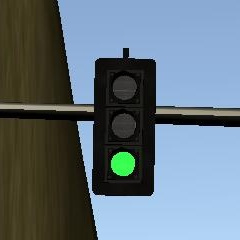
#> input picture training_data_simulator/test_cases/green-cut.jpg, 240 x 240 px; its folder holds only this picture in this run
$ jupyter execute --allow-errors classificator-opencv.ipynb   (shell and % lines are left out)
#> lines starting #> are read from the running program, lines starting #| are printed output that depends on the picture; after the words box and inside, x2 and y2 are one past the last pixel; in counts of white or black regions, pixels touching at a corner belong together
[cell 1]
#importing some useful packages
import matplotlib.pyplot as plt
import matplotlib.image as mpimg
import numpy as np
import cv2

# Image examples

[cell 2]
import glob

images = glob.glob('./training_data_simulator/test_cases/*-cut.jpg')

idx = 0
f, ax = plt.subplots(1,5, figsize=(10, 4))
f.tight_layout()

for fname in images:
    img = cv2.imread(fname)
#> img is the input picture: shape (240, 240, 3); mean B, G, R 126.2, 115.6, 99.7
    ax[idx].imshow(cv2.cvtColor(img, cv2.COLOR_BGR2RGB))
    idx += 1

plt.show()

# Use HSV color space

Traffic light has following properties that can simplify detection:
- It has high intensity (160..255)
- It has high saturation(160..250)
- It has one of three possible hue values:
    - Red - -20 to 20  on scale 0 to 360
    - Yellow - 40 to 80
    - Green - 110 to 150

[cell 3]
def get_is_mask(s_channel, v_channel):
    intensity_mask = cv2.inRange(v_channel, 160, 255)
    saturation_mask = cv2.inRange(s_channel, 160, 255)
    return (intensity_mask & saturation_mask), intensity_mask, saturation_mask

def get_red_mask(h_channel):
    red_lower_mask = cv2.inRange(h_channel, 0, 10)
    red_upper_mask = cv2.inRange(h_channel, 170, 180)
    return red_lower_mask | red_upper_mask

def get_yellow_mask(h_channel):
    mask = cv2.inRange(h_channel, 20, 40)
    return mask

def get_green_mask(h_channel):
    mask = cv2.inRange(h_channel, 55, 75)
    return mask


idx = 0
f, ax = plt.subplots(5,7, figsize=(12, 10))
f.tight_layout()

images = glob.glob('./training_data_simulator/test_cases/*-cut.jpg')

for fname in images:
    img = cv2.imread(fname)
    ax[idx, 0].imshow(cv2.cvtColor(img, cv2.COLOR_BGR2RGB))

    hsv_img = cv2.cvtColor(img, cv2.COLOR_BGR2HSV)
#> hsv_img: shape (240, 240, 3); mean H, S, V 70.6, 99.5, 136.9
    h = hsv_img[:,:,0]
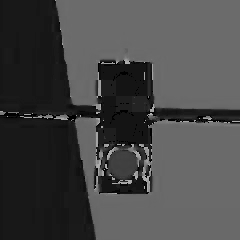
#> h: shape (240, 240); min 0, max 177, mean 70.6
    s = hsv_img[:,:,1]
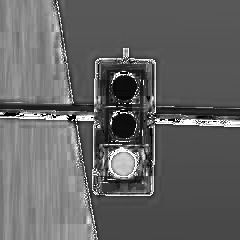
#> s: shape (240, 240); min 0, max 255, mean 99.5
    v = hsv_img[:,:,2]
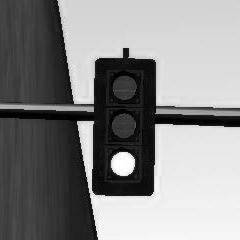
#> v: shape (240, 240); min 0, max 255, mean 136.9

    is_mask,intensity_mask, saturation_mask = get_is_mask(s,v)
#> in get_is_mask, `intensity_mask = cv2.inRange(v_channel, 160, 255)`:
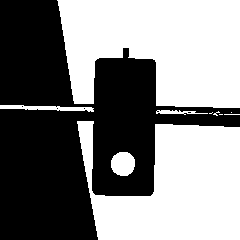
#> intensity_mask: shape (240, 240); 51.6% white; 5 black regions (4 under 20 px), largest, box (x1, y1, x2, y2) and area: (0, 0, 240, 240) 27888
#> in get_is_mask, `saturation_mask = cv2.inRange(s_channel, 160, 255)`: saturation_mask: shape (240, 240); 5.7% white; 219 white regions (197 under 20 px), largest, box (x1, y1, x2, y2) and area: (108, 147, 139, 178) 636, (155, 118, 240, 127) 400, (0, 112, 69, 120) 241
#> is_mask: shape (240, 240); 0.66% white; 1 white region, box (x1, y1, x2, y2) and area: (112, 152, 134, 176) 381
    red_mask = get_red_mask(h)
#> in get_red_mask, `red_lower_mask = cv2.inRange(h_channel, 0, 10)`: red_lower_mask: shape (240, 240); 1.4% white in thin lines or dots, all inside (x1, y1, x2, y2) = (0, 22, 240, 194)
#> in get_red_mask, `red_upper_mask = cv2.inRange(h_channel, 170, 180)`: red_upper_mask: shape (240, 240); 0.38% white in thin lines or dots, all inside (x1, y1, x2, y2) = (24, 60, 240, 194)
    yellow_mask = get_yellow_mask(h)
#> in get_yellow_mask, `mask = cv2.inRange(h_channel, 20, 40)`:
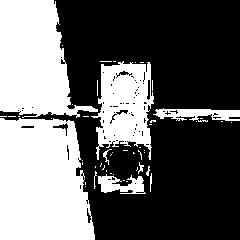
#> mask: shape (240, 240); 39.7% white; 50 white regions (40 under 20 px), largest, box (x1, y1, x2, y2) and area: (0, 118, 95, 240) 9993, (0, 0, 98, 118) 7394, (91, 61, 154, 160) 3883
    green_mask = get_green_mask(h)
#> in get_green_mask, `mask = cv2.inRange(h_channel, 55, 75)`:
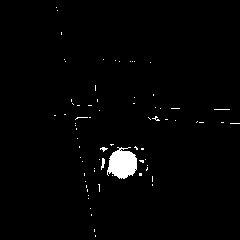
#> mask: shape (240, 240); 1.7% white; 73 white regions (70 under 20 px), largest, box (x1, y1, x2, y2) and area: (107, 147, 137, 179) 681, (101, 158, 105, 170) 29, (100, 147, 108, 152) 20

    ax[idx, 1].imshow(intensity_mask,  cmap='gray')
    ax[idx, 2].imshow(saturation_mask,  cmap='gray')
    ax[idx, 3].imshow(h,  cmap='gray')
    ax[idx, 4].imshow(red_mask & is_mask,  cmap='gray')
    ax[idx, 5].imshow(yellow_mask & is_mask,  cmap='gray')
    ax[idx, 6].imshow(green_mask & is_mask,  cmap='gray')

    ax[idx,0].set_title("source")
    ax[idx,1].set_title("intensity")
    ax[idx,2].set_title("saturation")
    ax[idx,3].set_title("hue")
    ax[idx,4].set_title("masked red")
    ax[idx,5].set_title("masked yellow")
    ax[idx,6].set_title("masked green")

    for j in range(7):
        ax[idx,j].axis('off')

    idx += 1

plt.show()
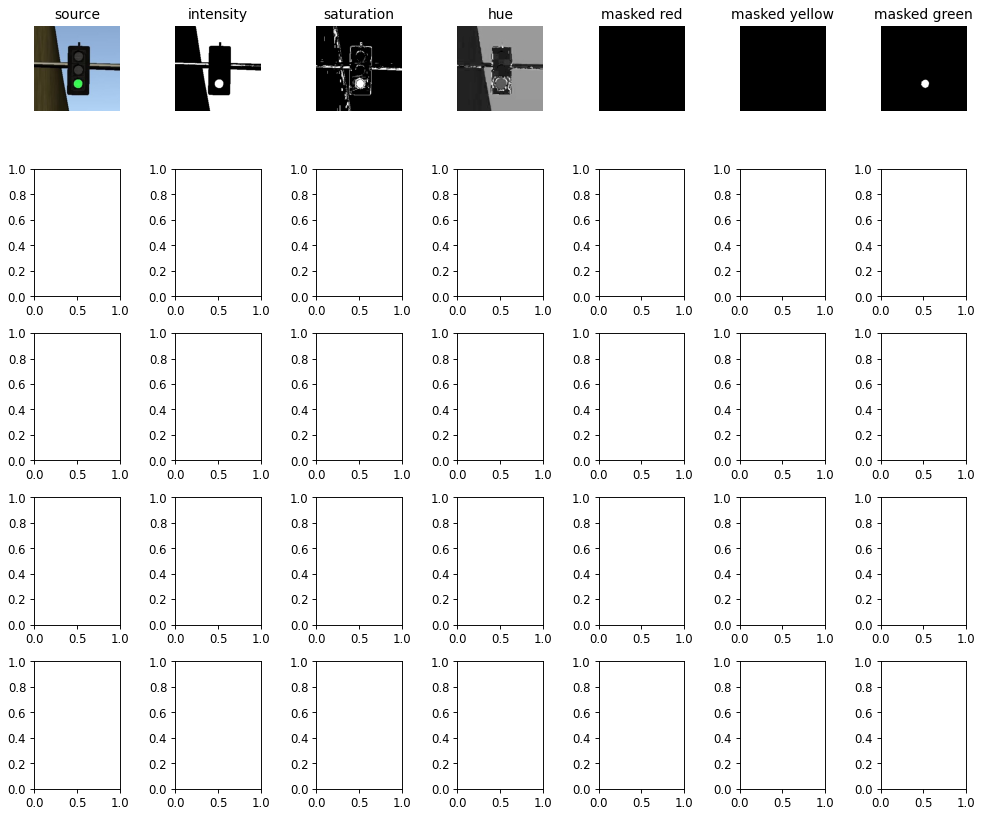
#> figure drawn by matplotlib, 7 panels

# Use Hough Circle Transform to detect circles

The range filtering above works pretty well for clean simulator images. In real condistions there can be a lot of nose because of other colored objects, reflections, etc. Do be sure we are detecting a traffic light we need aditionally check if masked pixels have form of one or several circles.

OpenCV documentation: https://opencv-python-tutroals.readthedocs.io/en/latest/py_tutorials/py_imgproc/py_houghcircles/py_houghcircles.html

[cell 4]
def find_circles(bw_image):
    img = cv2.GaussianBlur(bw_image, (5, 5), 0)
    min_radius = 3 #  bw_image.shape[0] / 200
    max_radius = 20 # bw_image.shape[0] / 30
    min_distance = min_radius * 6
    circles = cv2.HoughCircles(img, cv2.HOUGH_GRADIENT,
                               1,
                               minDist = int(min_distance),
                               param1=50,
                               param2=7,
                               minRadius=int(min_radius),
                               maxRadius=int(max_radius))
    return circles

def find_red(hsv):
    red_lower_mask = cv2.inRange(hsv, (0,160,160), (10,255,255))
    red_upper_mask = cv2.inRange(hsv, (170,160,160), (180,255,255))
    mask = red_lower_mask | red_upper_mask
    circles = find_circles(mask)
    return circles, mask

def find_yellow(hsv):
    mask = cv2.inRange(hsv, (20,160,160), (40, 255,255))
    circles = find_circles(mask)
    return circles, mask

def find_green(hsv):
    mask = cv2.inRange(hsv, (55,160,160), (75, 255,255))
    circles = find_circles(mask)
    return circles, mask

def show_circles(circles, image):
    result = np.copy(image)

    if circles is not None:
        circles = np.uint16(np.around(circles))
        for i in circles[0,:]:
            if i[2] > 1:
                cv2.circle(result,(i[0],i[1]),i[2] + 8,(255,255,0), 8)
    return result

idx = 0
f, ax = plt.subplots(5,4, figsize=(12, 10))
f.tight_layout()

images = glob.glob('./training_data_simulator/test_cases/*-cut.jpg')

for fname in images:
    img = cv2.imread(fname)
    ax[idx, 0].imshow(cv2.cvtColor(img, cv2.COLOR_BGR2RGB))

    hsv_img = cv2.cvtColor(img, cv2.COLOR_BGR2HSV)

    rc,rm = find_red(hsv_img)
#> in find_red, `red_lower_mask = cv2.inRange(hsv, (0,160,160), (10,255,255))`: red_lower_mask: shape (240, 240); every value is 0
#> in find_circles, `circles = cv2.HoughCircles(img, cv2.HOUGH_GRADIENT, 1, minDist = int(m..`: circles = None
    yc,ym = find_yellow(hsv_img)
    gc,gm = find_green(hsv_img)
#> in find_green, `circles = find_circles(mask)`: circles = [[123.5, 162.5, 10]]
#> gc = [[123.5, 162.5, 10]]

    print(rc, yc,gc)
#| None None [[[123.5 162.5  10. ]]]

    ax[idx, 1].imshow(cv2.cvtColor(show_circles(rc, img), cv2.COLOR_BGR2RGB))
    ax[idx, 2].imshow(cv2.cvtColor(show_circles(yc, img), cv2.COLOR_BGR2RGB))
    ax[idx, 3].imshow(cv2.cvtColor(show_circles(gc, img), cv2.COLOR_BGR2RGB))
#> in show_circles (call 3), `circles = np.uint16(np.around(circles))`: circles = [[124, 162, 10]]
#> the loop in show_circles (call 3), `for i in circles[0,:]:` made 1 pass
#> after the loop in show_circles (call 3), `for i in circles[0,:]:`:
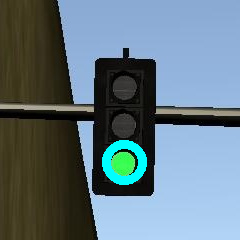
#> result: shape (240, 240, 3); 1.76% of pixels changed, all inside (x1, y1, x2, y2) = (102, 140, 147, 185)
    #ax[idx, 1].imshow(rm, cmap='gray')
    #ax[idx, 2].imshow(ym, cmap='gray')
    #ax[idx, 3].imshow(gm, cmap='gray')

    ax[idx,0].set_title("source")
    ax[idx,1].set_title("detected red")
    ax[idx,2].set_title("detected yellow")
    ax[idx,3].set_title("detected green")
    idx += 1

plt.show()

# Acceleration profiles

In reallity the car will decelerate in order to stop, starting with initial velocity v0. To make calculations simplier, it's convenient to reverse the time and think car is accelerating from initial v = 0 to final v = v0 in T seconds.

## Constant acceleration

Let's say we want to accelerate from v = 0 to v = v0 in T seconds:

$$a(t) = const = \frac{v_0}{T}$$

$$v(t) = a * t = \frac{v_0 t}{T}$$

$$s(t) = \frac{v_0  t^2}{2T}$$

To update waypoints we need to calulate velocity as a function of distance:

$$t(s) = \sqrt{\frac{2 s  T}{v_0}} = \sqrt{\frac{2 s}{a}}$$

$$v(s) = a*t = \sqrt{2 s a}$$

Let's plot velocity and acceleration as functions of time:

[cell 5]
v0 = 25
a_max = 5
T = v0 / a_max

acc = lambda t: (a_max if t < T else 0) if t > 0 else 0
velocity = lambda t: (a_max * t if t < T else v0) if t > 0 else 0

print("v0 =", v0)
#> (the rest of this cell did not finish here and is left out)

The problem here is a high jerk at the start and end points.

## Smooth acceleration profile

To reduce maximum jerk I decided to take as acceleration function a part of sine wave that has max slope of 1.

[cell 6]
import math

acc = lambda t: (math.sin(t) if t < math.pi else 0) if t > 0 else 0
velocity = lambda t: (1 - math.cos(t) if t < math.pi else 2) if t > 0 else 0

xpts = np.linspace(-0.5, math.pi + 0.5, 100)

f, ax = plt.subplots(1,2, figsize=(10, 3))

plt.subplot(1, 2, 1)
plt.xlabel('time')
plt.ylabel('accleration')
plt.title('Smooth acceleration')
plt.plot(xpts, [acc(x) for x in xpts])

plt.subplot(1, 2, 2)
plt.xlabel('time')
plt.ylabel('velocity')
plt.title('Velocity')
plt.plot(xpts, [velocity(x) for x in xpts])

plt.show()
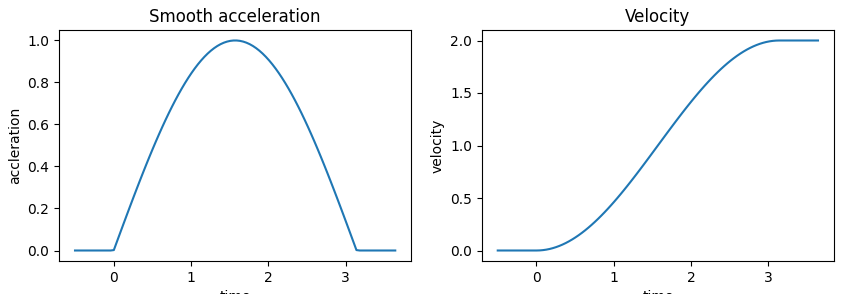
#> figure drawn by matplotlib, 2 panels; panel 1: curve peaks at x = 1.55, y = 1; panel 2: curve peaks at x = 3.18, y = 2

## Fixing problems with PID controller

In case of smooth deceleration profile the velocity at the end of braking distance is close to 0 with slope also close to 0 and that makes the PID controller unstable. The calculated velocity tends to oscilate around 0 sometimes getting small negative values. In simulator that means the car stops before the stopline, waits a little and then again moves couple of centimeters forward before stopping completely. Well, when I just got my driving license it was probably the way I was driving, but we want the smart car be better than a newbie human.

To make velocity curve more PID-friendly I decided to take only the middle 80% of it, cutting 10% on both sides. After calculating derivatives and antiderivatives I got the following formulae:

Let's say maximum allowed acceleration is $$a_{max}$$

Scaling factor bloats the curve a little in y-direction and then we cut the part between 0 and 2 (between 0 and v0 after applying all transformations)
$$scale = 1.05$$

On time axis we cut (and ignore) then on both sides a slice "p" calculated as
$$p = arccos(\frac{1}{scale})$$

Braking time T is caluclated depending on maximum allowed accleration:
$$T = \frac{scale * v_0 (\pi - 2p)}{2 a_{max}}$$

Velocity:
$$v(t) = \frac{v_0}{2}(1 - scale * cos(\frac{\pi-2p}{T}t + p))$$

Taking derivative we can calculate acceleration:
$$a(t) = \frac{v_0}{2}*scale* \frac{\pi-2p}{T} * sin(\frac{\pi-2p}{T}t + p))$$

That can be simplified replacing first occurence of T with its definition above:
$$a(t) = \frac{v_0}{2}*scale* \frac{2a_{max}}{scale*v_0} * sin(\frac{\pi-2p}{T}t + p))$$

$$a(t) = a_{max}* sin(\frac{\pi-2p}{T}t + p)$$
Because the sine function values are allways in the range  from -1 to 1, we can be sure that acceleration never exceeds a_max.

Distance is caluclated taking antiderivative of v(t):
$$s(t) = \frac{v_0}{2}(t - \frac{scale * T}{\pi-2p}sin(\frac{(\pi - 2p)}{T}t + p)) + \frac{v_0}{2}*\frac{scale * T}{\pi-2p}*sin(p)$$
Here we choose constant of integration to make s(0) = 0

[cell 7]
v0 = 25   # Target velocity 25 m/s
a = 5     # Maximum acceleration 5 m /s2
scale = 1.05  # Scale 105% and cut middle 100%

p = math.acos(1.0 / scale)
T =  v0 * scale * (math.pi - 2* p) / (2 *a)

print("v0 =", v0)
print("a_max =", a)
print("T = ", T)

p2 = (math.pi - 2.0 * p) / T
s_max =  v0 / 2.0 *  (T - scale / p2 * math.sin(p2 * T + p) + scale / p2 * math.sin(p2 * 0 + p))

acc = lambda t: (v0/2.0*scale * p2 * math.sin(p2*t + p) if t < T else 0) if t > 0 else 0
velocity = lambda t: ((v0/2.0*(1 - scale * math.cos(p2*t+p))) if t < T else v0) if t > 0 else 0
distance = lambda t: ((v0/2.0*(t - scale / p2 * math.sin(p2*t+p)) + v0/2.0*scale/p2*math.sin(p)) if t < T else s_max) if t > 0 else 0

xpts = np.linspace(-1, T + 1, 100)

f, ax = plt.subplots(1,3, figsize=(16, 3))

plt.subplot(1, 3, 1)
plt.xlabel('time')
plt.ylabel('accleration')
plt.title('Smooth acceleration')
plt.plot(xpts, [acc(x) for x in xpts])

plt.subplot(1, 3, 2)
plt.xlabel('time')
plt.ylabel('velocity')
plt.title('Velocity')
plt.plot(xpts, [velocity(x) for x in xpts])

plt.subplot(1, 3, 3)
plt.xlabel('time')
plt.ylabel('distance')
plt.title('Distance')
plt.plot(xpts, [distance(x) for x in xpts])

plt.show()
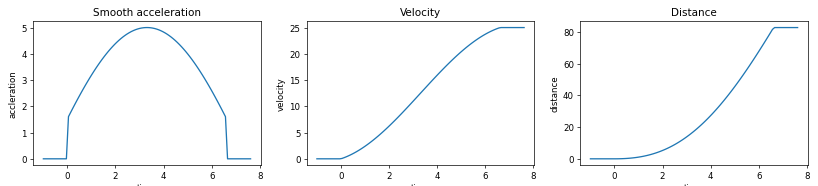
#> figure drawn by matplotlib, 3 panels; panel 1: curve peaks at x = 3.27, y = 5; panel 2: curve peaks at x = 6.66, y = 25; panel 3: curve peaks at x = 6.66, y = 82.75

$ run again, on training_data_simulator/test_cases/yellow-cut.jpg
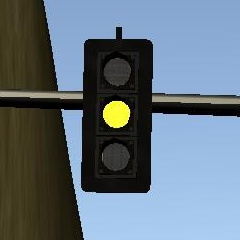
#> input picture training_data_simulator/test_cases/yellow-cut.jpg, 240 x 240 px
#> img is the input picture: shape (240, 240, 3); mean B, G, R 126.8, 114.7, 99.7
#> hsv_img: shape (240, 240, 3); mean H, S, V 72.7, 97.6, 136.5
#> in get_is_mask, `intensity_mask = cv2.inRange(v_channel, 160, 255)`:
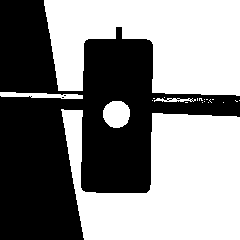
#> intensity_mask: shape (240, 240); 53.1% white; 3 black regions (2 under 20 px), largest, box (x1, y1, x2, y2) and area: (0, 0, 240, 240) 27033
#> saturation_mask: shape (240, 240); 6.2% white; 244 white regions (218 under 20 px), largest, box (x1, y1, x2, y2) and area: (99, 95, 134, 132) 758, (0, 102, 83, 110) 405, (151, 103, 212, 115) 275
#> is_mask: shape (240, 240); 0.81% white; 1 white region, box (x1, y1, x2, y2) and area: (104, 102, 129, 127) 465
#> red_upper_mask: shape (240, 240); 0.29% white in thin lines or dots, all inside (x1, y1, x2, y2) = (32, 42, 185, 190)
#> in find_circles, `circles = cv2.HoughCircles(img, cv2.HOUGH_GRADIENT, 1, minDist = int(m..`: circles = None
#> img: shape (240, 240)
#> in find_yellow, `circles = find_circles(mask)`: circles = [[115.5, 113.5, 11.8]]
#| None [[[115.5 113.5  11.8]]] None
#> the loop in show_circles (call 2), `for i in circles[0,:]:` made 1 pass
#> i on pass 1: [116, 114, 12]
#> `plt.show()`:
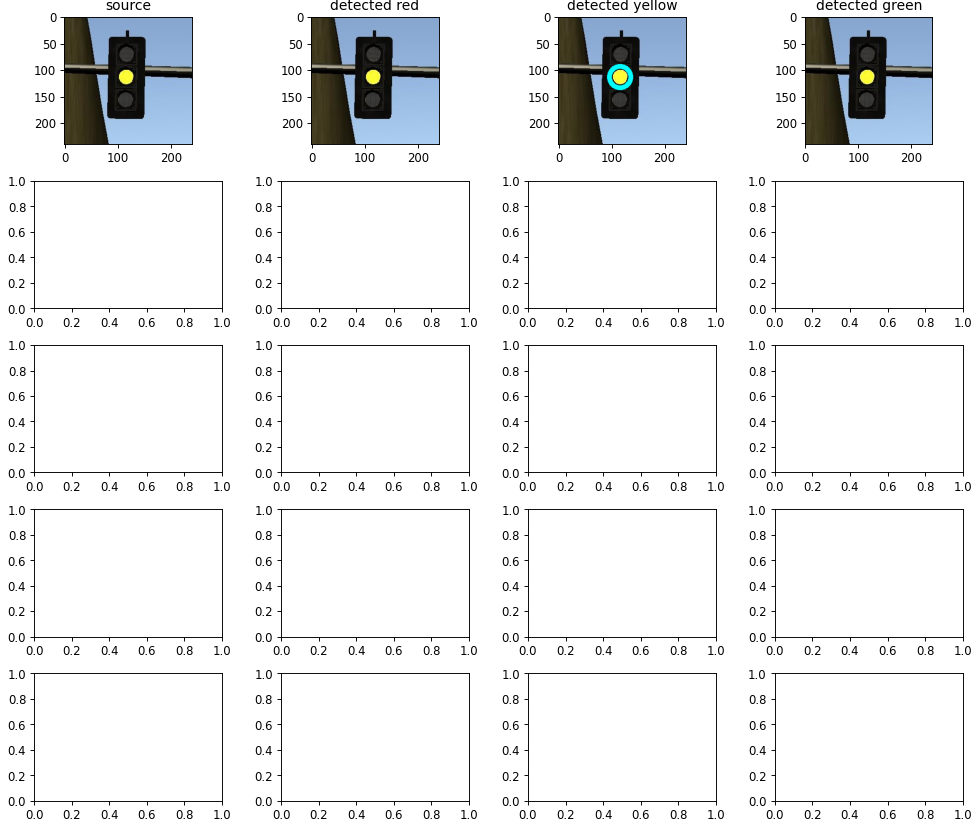
#> figure drawn by matplotlib, 4 panels

$ run again, on training_data_simulator/test_cases/red-cut.jpg
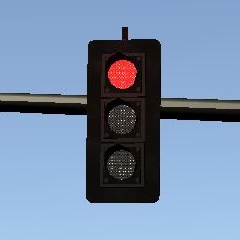
#> input picture training_data_simulator/test_cases/red-cut.jpg, 240 x 240 px
#> img is the input picture: shape (240, 240, 3); mean B, G, R 168, 139.7, 119
#> hsv_img: shape (240, 240, 3); mean H, S, V 89.8, 90.8, 172
#> intensity_mask: shape (240, 240); 74.3% white; 2 black regions (1 under 20 px), largest, box (x1, y1, x2, y2) and area: (0, 27, 240, 203) 14792
#> saturation_mask: shape (240, 240); 6.2% white; 196 white regions (170 under 20 px), largest, box (x1, y1, x2, y2) and area: (104, 52, 142, 93) 958, (0, 105, 88, 115) 549, (160, 111, 240, 122) 419
#> is_mask: shape (240, 240); 0.94% white; 1 white region, box (x1, y1, x2, y2) and area: (108, 60, 136, 89) 544
#> img: shape (240, 240)
#> in find_circles, `circles = cv2.HoughCircles(img, cv2.HOUGH_GRADIENT, 1, minDist = int(m..`: circles = [[123.5, 71.5, 11.8]]
#| [[[123.5  71.5  11.8]]] None None
#> in show_circles, `circles = np.uint16(np.around(circles))`: circles = [[124, 72, 12]]
#> the loop in show_circles, `for i in circles[0,:]:` made 1 pass
#> `plt.show()`:
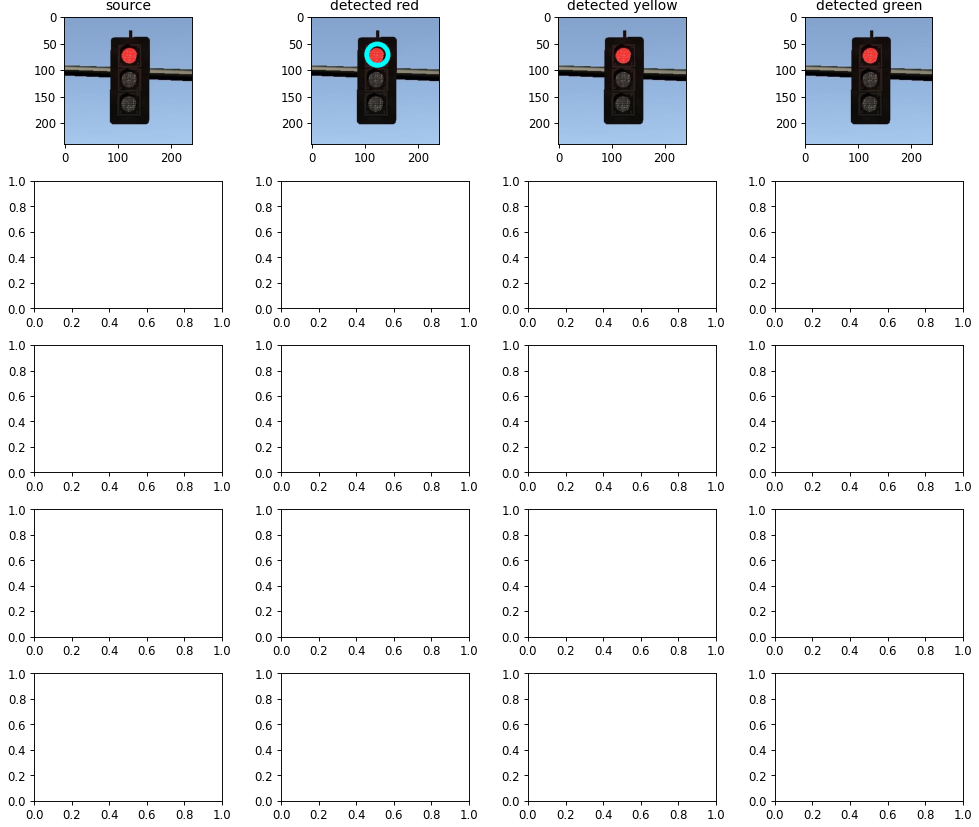
#> figure drawn by matplotlib, 4 panels
